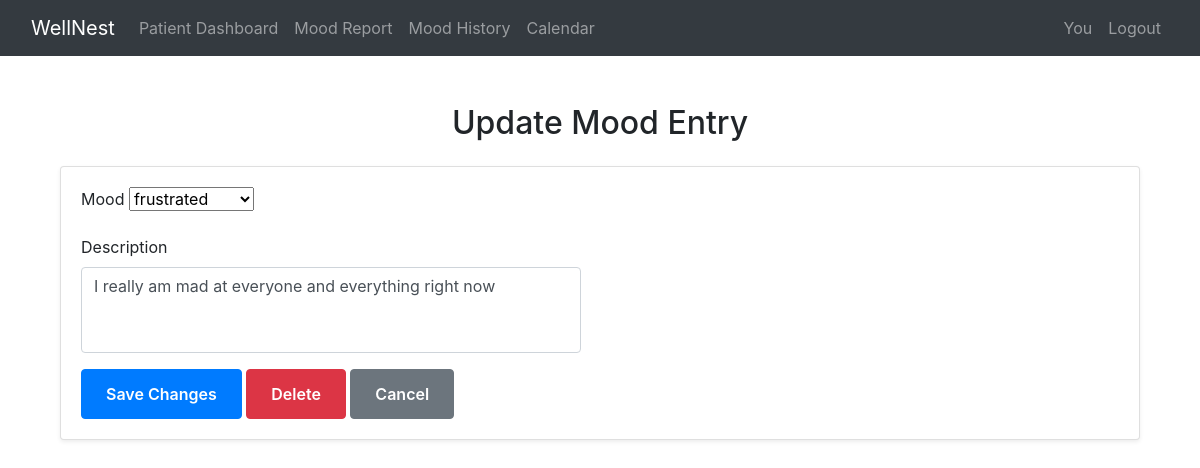
The page /update_mood/23/ (signed in) on the database its author committed.
### website/models.py (models this page shows, shortened)
class MoodEntry(models.Model):
    user = models.ForeignKey(User, on_delete=models.CASCADE)
    mood = models.CharField(max_length=50, choices=[(m[0], m[0]) for m in MOODS])
    category = models.CharField(max_length=10, choices=MOOD_CATEGORIES, default='Neutral')
    score = models.IntegerField(default = 1)
    description = models.TextField(blank=True, null=True)
    date_logged = models.DateTimeField(auto_now_add=True)

### website/views.py (the view)
# urls.py: path('update_mood/<int:entry_id>/', views.update_mood, name='update_mood'),
@login_required
def update_mood(request, entry_id):
    entry = get_object_or_404(MoodEntry, id=entry_id, user=request.user)
    if request.method == 'POST':
        form = MoodEntryForm(request.POST, instance=entry)
        if form.is_valid():
            form.save()
            return redirect('mood_history')
    else:
        form = MoodEntryForm(instance=entry)
    return render(request, 'mood_tracker/update_mood.html', {'form': form, 'entry': entry})

### website/forms.py
class MoodEntryForm(forms.ModelForm):
    class Meta:
        model = MoodEntry
        fields = ['mood', 'description']
        widgets = {
             'description': forms.Textarea(attrs={
                'rows': 3,  # Number of visible rows (adjust as needed)
                'cols': 40,  # Number of visible columns (adjust as needed)
                'style': 'resize: none; width: 100%; max-width: 500px;',  # Disable resizing and set width
                'class': 'form-control',
            }),
        }

### website/templates/mood_tracker/update_mood.html (shortened to what this page needs)
{% extends 'base.html' %}
{% block content %}
<div class="container mt-4">
    <h2 class="text-center mb-4">Update Mood Entry</h2>
    <div class="card shadow-sm">
        <div class="card-body">
            <form method="post">
                <div class="mb-3">
                    <label for="{{ form.mood.id_for_label }}" class="form-label">Mood</label>
                    {{ form.mood }}
                </div>
                <div class="mb-3">
                    <label for="{{ form.description.id_for_label }}" class="form-label">Description</label>
                    {{ form.description }}
                </div>
                <div>
                    <button type="submit" class="btn btn-primary">Save Changes</button>
                    <a href="{% url 'delete_mood_entry' entry.id %}" class="btn btn-danger">Delete</a>
                    <a href="{% url 'mood_history' %}" class="btn btn-secondary">Cancel</a>
                </div>
            </form>
        </div>
    </div>
</div>
{% endblock %}

### static/css/main.css (style rules this page uses)
.btn { padding: 0.75rem 1.5rem; border-radius: 4px; font-weight: 600; cursor: pointer; display: inline-flex; align-items: center; gap: 0.5rem; text-decoration: none; }

### rows shown on the page
MoodEntry: mood "frustrated", description "I really am mad at everyone and everything right now"
